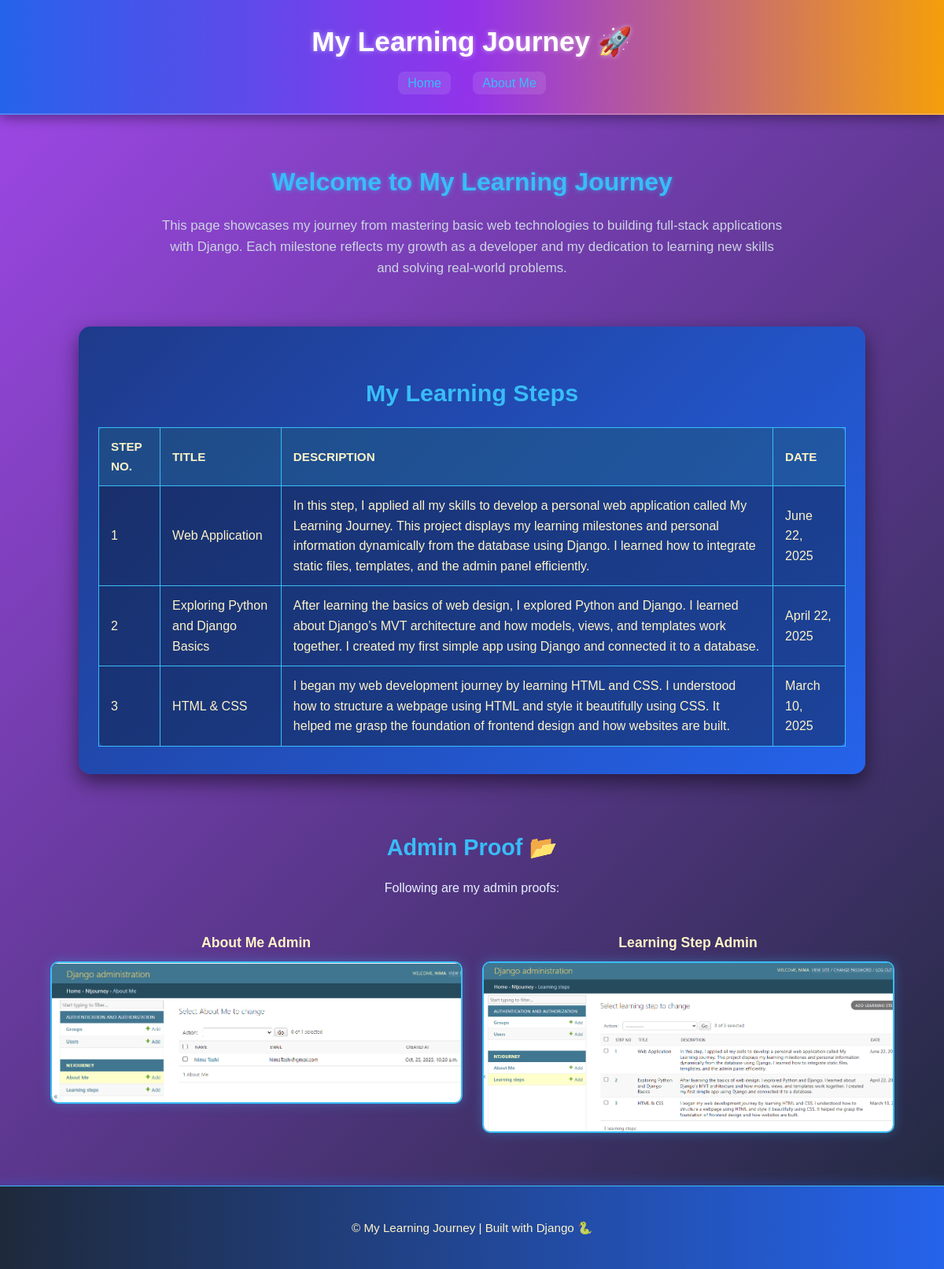
The page / on the database its author committed.
### ntJourney/models.py (models this page shows, shortened)
class LearningStep(models.Model):
    step_no = models.PositiveIntegerField(blank=True, null=True)
    title = models.CharField(max_length=100)
    description = models.TextField()
    date = models.DateField()  # editable in Admin

### ntJourney/views.py (the view)
# urls.py: path('', views.index, name='index'),            # Home page
def index(request):
    steps = LearningStep.objects.all().order_by('-date')
    return render(request, 'index.html', {'steps': steps})

### ntJourney/templates/index.html (shortened to what this page needs)
{% load static %}
<!DOCTYPE html>
<html lang="en">
<head>
    <link rel="stylesheet" href="{% static 'styles/styles.css' %}">
</head>
<body>
    <header class="header">
        <h1>My Learning Journey 🚀</h1>
        <nav>
            <a href="/">Home</a>
            <a href="/about/">About Me</a>
        </nav>
    </header>
    <main class="content">
        <section class="intro">
            <h2>Welcome to My Learning Journey</h2>
            <p>This page showcases my journey from mastering basic web technologies to building full-stack applications with Django.
                Each milestone reflects my growth as a developer and my dedication to learning new skills and solving real-world problems.</p>
        </section>
        <section class="table-section">
            <h2>My Learning Steps</h2>
            <div class="table-container">
                <table class="learning-table">
                    <thead>
                        <tr>
                            <th>Step No.</th>
                            <th>Title</th>
                            <th>Description</th>
                            <th>Date</th>
                        </tr>
                    </thead>
                    <tbody>
                        {% for step in steps %}
                        <tr>
                            <td>{{ step.step_no }}</td>
                            <td>{{ step.title }}</td>
                            <td>{{ step.description }}</td>
                            <td>{{ step.date|date:"F j, Y" }}</td>
                        </tr>
                        {% empty %}
                        <tr>
                            <td colspan="4" class="empty">No learning steps added yet. Please add one from the Admin page.</td>
                        </tr>
                        {% endfor %}
                    </tbody>
                </table>
            </div>
        </section>
    </main>
    <section class="admin-proof">
        <h2>Admin Proof 📂</h2>
        <p>Following are my admin proofs:</p>
        <div class="proof-images">
            <div class="proof-item">
                <h3>About Me Admin</h3>
                <img src="{% static 'images/about_me_admin.png' %}" alt="About Me Admin" class="admin-image">
            </div>
            <div class="proof-item">
                <h3>Learning Step Admin</h3>
                <img src="{% static 'images/learning_step_admin.png' %}" alt="Learning Step Admin" class="admin-image">
            </div>
        </div>
    </section>
    <footer class="footer">
        <p>© {{ year }} My Learning Journey | Built with Django 🐍</p>
    </footer>
</body>
</html>

### ntJourney/static/styles/styles.css (style rules this page uses)
body { font-family: Arial, Helvetica, sans-serif; background: linear-gradient(135deg, #a248ec, #1e293b); color: #e6f1ff; margin: 0; padding: 0; line-height: 1.6; }
* { transition: all 0.3s ease; }
a { color: #38bdf8; text-decoration: none; font-weight: 500; }
.header { background: linear-gradient(90deg, #2563eb, #9333ea, #f59e0b); color: #fff; text-align: center; padding: 25px 10px; box-shadow: 0 4px 15px rgba(0,0,0,0.4); position: sticky; top: 0; z-index: 10; border-bottom: 2px solid rgba(255,255,255,0.2); }
.header h1 { margin: 0; font-size: 2.2rem; text-shadow: 0 0 6px rgba(255,255,255,0.5); }
.header nav { margin-top: 12px; }
.header nav a { margin: 0 12px; font-size: 1rem; padding: 6px 12px; border-radius: 8px; background-color: rgba(255,255,255,0.1); }
.intro { text-align: center; margin: 60px auto; max-width: 800px; }
.intro h2 { font-size: 2rem; color: #38bdf8; text-shadow: 0 0 6px rgba(56,189,248,0.6); margin-bottom: 10px; }
.intro p { color: #cbd5e1; font-size: 1.05rem; }
.table-section { max-width: 950px; margin: 40px auto 70px; background: linear-gradient(135deg, #1e3a8a, #2563eb); border-radius: 15px; padding: 35px 25px; box-shadow: 0 10px 25px rgba(0,0,0,0.5); }
.table-section h2 { text-align: center; font-size: 1.9rem; color: #38bdf8; margin-bottom: 20px; }
.table-container { overflow-x: auto; }
.learning-table { width: 100%; border-collapse: collapse; background-color: rgba(15,23,42,0.4); color: #fef3c7; border-radius: 10px; }
.learning-table th, .learning-table td { border: 1px solid #38bdf8; padding: 12px 15px; text-align: left; }
.learning-table th { background: rgba(56,189,248,0.2); text-transform: uppercase; font-size: 0.95rem; }
.admin-proof { margin: 60px auto; text-align: center; }
.admin-proof h2 { font-size: 1.8rem; color: #38bdf8; margin-bottom: 10px; }
.proof-images { display: flex; justify-content: center; flex-wrap: wrap; gap: 25px; margin-top: 25px; }
.proof-item { text-align: center; }
.proof-item h3 { font-size: 1.1rem; color: #fef3c7; margin-bottom: 10px; }
.admin-image { max-width: 520px; width: 100%; border: 2px solid #38bdf8; border-radius: 10px; box-shadow: 0 0 15px rgba(56,189,248,0.3); }
footer { background: linear-gradient(90deg, #1e293b, #2563eb); color: #fef3c7; text-align: center; padding: 25px 10px; border-top: 1px solid #38bdf8; font-size: 0.95rem; box-shadow: 0 -3px 15px rgba(37,99,235,0.3); }

### rows shown on the page
LearningStep: step_no "1", title "Web Application", description "In this step, I applied all my skills to develop a personal web application called My Learning Journey. This project displays my learning milestones and personal information dynamically from the database using Django. I learned how to integrate static files, templates, and the admin panel efficiently.", date "June 22, 2025"
LearningStep: step_no "2", title "Exploring Python and Django Basics", description "After learning the basics of web design, I explored Python and Django. I learned about Django’s MVT architecture and how models, views, and templates work together. I created my first simple app using Django and connected it to a database.", date "April 22, 2025"
LearningStep: step_no "3", title "HTML & CSS", description "I began my web development journey by learning HTML and CSS. I understood how to structure a webpage using HTML and style it beautifully using CSS. It helped me grasp the foundation of frontend design and how websites are built.", date "March 10, 2025"
